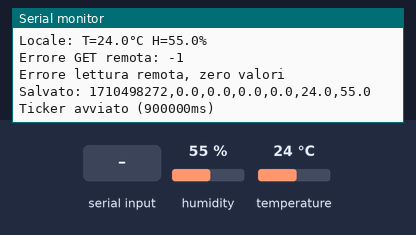
A sketch run on a simulated ESP32. On the bench: the last lines printed to the serial monitor. The inputs (shaded band) are chosen by the test bench; at power-on: humidity 55 %, temperature 24 °C. WiFi joins after 1.5 s; servers stay silent unless stated; the local clock reads 2024-03-15 10:24:30 at power-on unless the sketch sets it; storage starts empty.

Above: at 3.4 s.
3.5 s: "read\n" received over Serial
At 4.7 s:
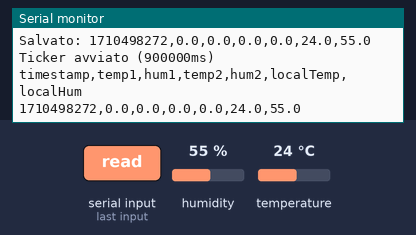
5.0 s: "help\n" received over Serial
At 5.9 s:
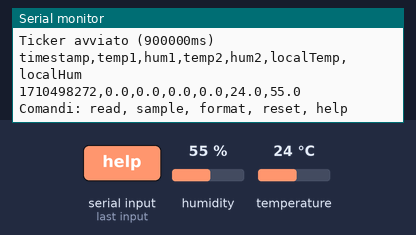

The sketch:

CreatrionCSV.ino
```cpp
#include <WiFi.h>
#include <WebServer.h>
#include <HTTPClient.h>
#include <ArduinoJson.h>
#include <SPIFFS.h>
#include <Ticker.h>
#include "DHT.h"
#include <time.h>

// ————— CONFIGURAZIONE —————
const char* ssid       = "YourSSID";
const char* password   = "YourPassword";
const char* filePath   = "/data.csv";

// Debug: se true esegue solo la prima misurazione
const bool debugMode   = false;

// Intervallo e numero max di campionamenti
const uint32_t intervalMs = 15UL * 60UL * 1000UL;  // 30 minuti
const uint8_t  maxSamples = 9 * 4;                 // 9h / 0.5h = 18 campionamenti

Ticker    sensorTicker;
uint8_t   sampleCount = 0;

WebServer server(80);

// ————— DHT11 LOCALE —————
#define LOCAL_DHT_PIN  4
#define LOCAL_DHT_TYPE DHT11
DHT dht(LOCAL_DHT_PIN, LOCAL_DHT_TYPE);

// Variabili sensori remoti e locali
float temp1 = 0.0, hum1 = 0.0, temp2 = 0.0, hum2 = 0.0;
float localTemp = 0.0, localHum = 0.0;

// ————— SETUP SPIFFS —————
void initSPIFFS() {
  if (!SPIFFS.begin(true)) {
    Serial.println("Errore montaggio SPIFFS, provo a formattare...");
    if (SPIFFS.format()) {
      Serial.println("Formattazione OK, rimonto SPIFFS...");
      if (!SPIFFS.begin(true)) {
        Serial.println("Errore dopo format");
        return;
      }
    } else {
      Serial.println("Formattazione fallita");
      return;
    }
  }
  Serial.println("SPIFFS montato");

  if (!SPIFFS.exists(filePath)) {
    File f = SPIFFS.open(filePath, FILE_WRITE);
    if (f) {
      f.println("timestamp,temp1,hum1,temp2,hum2,localTemp,localHum");
      f.close();
      Serial.println("CSV inizializzato");
    } else {
      Serial.println("Errore creazione CSV");
    }
  } else {
    Serial.println("CSV esistente trovato");
  }
}

void appendCSV(const String &line) {
  File f = SPIFFS.open(filePath, FILE_APPEND);
  if (!f) {
    Serial.println("Errore apertura CSV per append");
    return;
  }
  f.println(line);
  f.close();
}

// ————— GET REMOTE SENSORS —————
// Chiamata HTTP a ESP B per leggere /localSensors
bool getRemoteSensors(float &outT1, float &outH1, float &outT2, float &outH2) {
  HTTPClient http;
  http.begin("http://esp32.local/localSensors");
  int code = http.GET();
  if (code != HTTP_CODE_OK) {
    Serial.printf("Errore GET remota: %d\n", code);
    http.end();
    return false;
  }
  String payload = http.getString();
  http.end();

  DynamicJsonDocument doc(256);
  auto err = deserializeJson(doc, payload);
  if (err) {
    Serial.print("JSON parse error: ");
    Serial.println(err.c_str());
    return false;
  }

  outT1 = doc["temp1"].as<float>();
  outH1 = doc["hum1"].as<float>();
  outT2 = doc["temp2"].as<float>();
  outH2 = doc["hum2"].as<float>();
  return true;
}

// ————— SAMPLING FUNCTION —————
void startSampling() {
  sampleCount++;
  Serial.printf("Campione %d di %d\n", sampleCount, maxSamples);

  // 1) Lettura DHT locale
  localHum  = dht.readHumidity();
  localTemp = dht.readTemperature();
  if (isnan(localHum) || isnan(localTemp)) {
    Serial.println("Errore lettura DHT locale");
    localHum = localTemp = 0.0;
  } else {
    Serial.printf("Locale: T=%.1f°C H=%.1f%%\n", localTemp, localHum);
  }

  // 2) Lettura sensori remoti da ESP B
  if (!getRemoteSensors(temp1, hum1, temp2, hum2)) {
    Serial.println("Errore lettura remota, zero valori");
    temp1 = hum1 = temp2 = hum2 = 0.0;
  } else {
    Serial.printf("Remoto: T1=%.1f H1=%.1f | T2=%.1f H2=%.1f\n",
                  temp1, hum1, temp2, hum2);
  }

  // 3) Costruisci linea CSV e salva
  time_t now = time(nullptr);
  String line = String(now) + "," +
                String(temp1,1) + "," + String(hum1,1) + "," +
                String(temp2,1) + "," + String(hum2,1) + "," +
                String(localTemp,1) + "," + String(localHum,1);
  appendCSV(line);
  Serial.println("Salvato: " + line);

  // 4) Ferma ticker se terminato
  if (debugMode || sampleCount >= maxSamples) {
    sensorTicker.detach();
    Serial.println("Campionamento completato");
  }
}

// ————— SETUP & LOOP —————
void setup() {
  Serial.begin(115200);
  delay(500);
  Serial.println("\n--- Avvio sistema sensori ---");

  dht.begin();
  initSPIFFS();

  // Connetti WiFi
  WiFi.begin(ssid, password);
  Serial.print("Connettendo a WiFi");
  unsigned long start = millis();
  while (WiFi.status() != WL_CONNECTED && millis() - start < 20000) {
    delay(250);
    Serial.print(".");
  }
  if (WiFi.status() != WL_CONNECTED) {
    Serial.println("\nImpossibile connettersi al WiFi");
    return;
  }
  Serial.println("\nWiFi connesso, IP: " + WiFi.localIP().toString());

  server.on("/download", HTTP_GET, [](){
  File file = SPIFFS.open(filePath, "r");
  if (!file) {
    server.send(404, "text/plain", "File non trovato");
    return;
  }
  server.streamFile(file, "text/csv");
  file.close();
  });
  server.begin();
  Serial.println("Server HTTP avviato");

  // Sincronizza orologio via NTP
  configTime(1*3600, 1*3600, "pool.ntp.org");
  Serial.println("Sincronizzazione NTP in corso...");
  start = millis();
  while (time(nullptr) < 24*3600 && millis() - start < 10000) {
    delay(100);
  }
  Serial.println("Orologio pronto: " + String(time(nullptr)));

  // Primo campionamento e avvio ticker
  startSampling();
  if (!debugMode) {
    sensorTicker.attach_ms(intervalMs, startSampling);
    Serial.printf("Ticker avviato (%lums)\n", intervalMs);
  }
}

void loop() {
  server.handleClient();
  // Comandi via seriale
  if (Serial.available()) {
    String cmd = Serial.readStringUntil('\n');
    cmd.trim();
    if (cmd == "read") {
      // Stampa contenuto CSV
      if (SPIFFS.exists(filePath)) {
        File f = SPIFFS.open(filePath, FILE_READ);
        while (f.available()) {
          Serial.println(f.readStringUntil('\n'));
        }
        f.close();
      } else {
        Serial.println("Nessun CSV trovato");
      }
    }
    else if (cmd == "sample") {
      startSampling();
    }
    else if (cmd == "format") {
      SPIFFS.format();
      initSPIFFS();
    }
    else if (cmd == "reset") {
      ESP.restart();
    }
    else if (cmd == "help") {
      Serial.println("Comandi: read, sample, format, reset, help");
    }
  }
  delay(50);
}
```

Measured:
- after the input at 3.5 s, the serial monitor: prints a new line at once (image 1)
- after the input at 5.0 s, the serial monitor: prints a new line at once (image 2)
